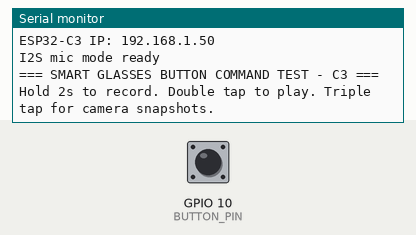
The sketch below on a simulated ESP32-C3. Parts: the last lines printed to the serial monitor. The test bench sets the inputs (shaded band); at power-on: GPIO 10 (BUTTON_PIN) HIGH. WiFi joins after 1.5 s; servers stay silent unless stated; I2S audio is not simulated (input reads silence); uploads are accepted with an empty reply.

Above: at 3.7 s.
3.8 s: GPIO 10 (BUTTON_PIN) pulled LOW for 0.15 s
At 4.9 s:
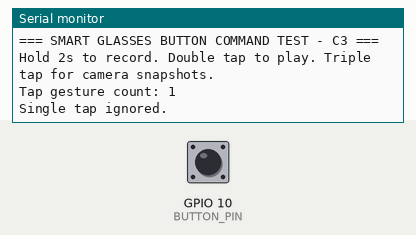
5.9 s: GPIO 10 (BUTTON_PIN) pulled LOW for 3.2 s
At 10.4 s:
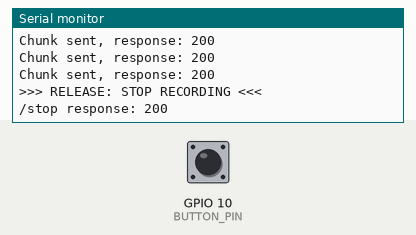
10.6 s: GPIO 10 (BUTTON_PIN) pulsed LOW 2 times (0.12 s each, 0.3 s apart)
At 13.4 s:
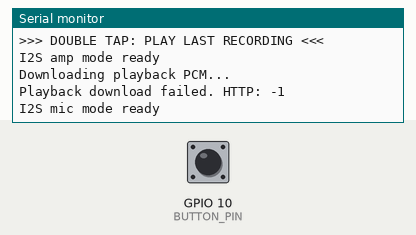

Measured:
- after the input at 3.8 s, the serial monitor: prints a new line after 0.64 s (image 1)
- after the input at 5.9 s, the serial monitor: prints a new line after 2.0 s (image 2)
- after the input at 10.6 s, the serial monitor: prints a new line after 0.91 s (image 3)

The sketch:

C3ButtonCommandNode.ino
```cpp
#include <WiFi.h>
#include <HTTPClient.h>
#include <driver/i2s.h>
#include <math.h>

// ============================================================
// Smart Glasses Isolated Button Command Test - ESP32-C3
//
// Gestures:
//   Hold 2s and keep holding -> beep, start mic streaming to backend
//   Release after recording  -> backend saves WAV
//   Double press             -> play last recording through MAX98357A
//   Triple press             -> ask backend/camera to take 2 snapshots
// ============================================================

// ===================== WIFI =====================
const char* ssid = "CES";
const char* password = "CES@2470";
const char* serverBaseUrl = "http://192.168.18.6:5000";

// ===================== PINS =====================
#define BUTTON_PIN 10

#define MIC_I2S_BCLK 4
#define MIC_I2S_WS   5
#define MIC_I2S_SD   6

#define AMP_I2S_BCLK 4
#define AMP_I2S_WS   5
#define AMP_I2S_DIN  7

// ===================== AUDIO =====================
#define I2S_PORT I2S_NUM_0
#define SAMPLE_RATE 16000
#define MIC_BUFFER_LEN 1024
#define PLAY_BUFFER_SAMPLES 512

int32_t micRawBuffer[MIC_BUFFER_LEN];
int16_t micPcmBuffer[MIC_BUFFER_LEN];
int16_t playMonoBuffer[PLAY_BUFFER_SAMPLES];
int16_t playStereoBuffer[PLAY_BUFFER_SAMPLES * 2];

enum I2SMode {
  I2S_MODE_NONE,
  I2S_MODE_MIC,
  I2S_MODE_AMP
};

I2SMode currentI2SMode = I2S_MODE_NONE;

// ===================== BUTTON STATE =====================
const unsigned long longPressMs = 2000;
const unsigned long multiTapWindowMs = 450;
const unsigned long debounceMs = 35;

bool lastRawButton = false;
bool stableButton = false;
bool previousStableButton = false;
unsigned long lastDebounceTime = 0;
unsigned long pressStartTime = 0;
unsigned long lastReleaseTime = 0;
int tapCount = 0;
bool recording = false;
bool longPressTriggered = false;

// ===================== SETUP =====================
void setup() {
  Serial.begin(115200);
  delay(1000);

  pinMode(BUTTON_PIN, INPUT_PULLUP);

  connectWiFi();
  setupI2SMic();

  Serial.println();
  Serial.println("=== SMART GLASSES BUTTON COMMAND TEST - C3 ===");
  Serial.println("Hold 2s to record. Double tap to play. Triple tap for camera snapshots.");
}

// ===================== LOOP =====================
void loop() {
  updateButtonState();

  if (recording) {
    streamAudioChunk();
  }

  if (!stableButton && tapCount > 0 && millis() - lastReleaseTime > multiTapWindowMs) {
    handleTapGesture(tapCount);
    tapCount = 0;
  }
}

// ===================== BUTTON HANDLING =====================
void updateButtonState() {
  bool rawButton = digitalRead(BUTTON_PIN) == LOW;

  if (rawButton != lastRawButton) {
    lastDebounceTime = millis();
    lastRawButton = rawButton;
  }

  if (millis() - lastDebounceTime < debounceMs) {
    return;
  }

  previousStableButton = stableButton;
  stableButton = rawButton;

  if (stableButton && !previousStableButton) {
    pressStartTime = millis();
    longPressTriggered = false;
  }

  if (stableButton && !longPressTriggered && millis() - pressStartTime >= longPressMs) {
    longPressTriggered = true;
    tapCount = 0;
    startRecording();
  }

  if (!stableButton && previousStableButton) {
    if (recording) {
      stopRecording();
    } else if (!longPressTriggered) {
      tapCount++;
      lastReleaseTime = millis();
    }
  }
}

void handleTapGesture(int count) {
  Serial.print("Tap gesture count: ");
  Serial.println(count);

  if (count == 2) {
    requestPlayback();
    return;
  }

  if (count == 3) {
    requestCameraSnapshots();
    return;
  }

  Serial.println("Single tap ignored.");
}

// ===================== GESTURE ACTIONS =====================
void startRecording() {
  Serial.println("\n>>> LONG PRESS: START RECORDING <<<");
  playStartTone();
  setupI2SMic();

  if (sendCommand("/start")) {
    recording = true;
    Serial.println("Streaming mic to backend...");
  } else {
    Serial.println("Could not start backend recording.");
  }
}

void stopRecording() {
  recording = false;
  Serial.println(">>> RELEASE: STOP RECORDING <<<");
  sendCommand("/stop");
  setupI2SMic();
}

void requestPlayback() {
  Serial.println("\n>>> DOUBLE TAP: PLAY LAST RECORDING <<<");

  if (waitForEndpointOk("/prepare_playback", 10000)) {
    playBackendPcm("/last_recording_pcm");
  } else {
    Serial.println("Backend has no playback ready.");
  }

  setupI2SMic();
}

void requestCameraSnapshots() {
  Serial.println("\n>>> TRIPLE TAP: TAKE 2 CAMERA SNAPSHOTS <<<");
  bool ok = sendCommand("/snapshot2");
  Serial.println(ok ? "Snapshot command sent." : "Snapshot command failed.");
}

// ===================== WIFI =====================
void connectWiFi() {
  WiFi.begin(ssid, password);
  Serial.print("Connecting to WiFi");

  while (WiFi.status() != WL_CONNECTED) {
    delay(500);
    Serial.print(".");
  }

  Serial.println("\nConnected!");
  Serial.print("ESP32-C3 IP: ");
  Serial.println(WiFi.localIP());
}

bool ensureWiFi() {
  if (WiFi.status() == WL_CONNECTED) {
    return true;
  }

  Serial.println("WiFi disconnected. Reconnecting...");
  WiFi.disconnect();
  WiFi.begin(ssid, password);

  unsigned long start = millis();
  while (WiFi.status() != WL_CONNECTED && millis() - start < 10000) {
    delay(250);
    Serial.print(".");
  }
  Serial.println();

  return WiFi.status() == WL_CONNECTED;
}

// ===================== I2S MODE SWITCHING =====================
void stopI2S() {
  if (currentI2SMode != I2S_MODE_NONE) {
    i2s_stop(I2S_PORT);
    i2s_driver_uninstall(I2S_PORT);
    currentI2SMode = I2S_MODE_NONE;
    delay(20);
  }
}

void setupI2SMic() {
  if (currentI2SMode == I2S_MODE_MIC) {
    return;
  }

  stopI2S();

  i2s_config_t config = {
    .mode = (i2s_mode_t)(I2S_MODE_MASTER | I2S_MODE_RX),
    .sample_rate = SAMPLE_RATE,
    .bits_per_sample = I2S_BITS_PER_SAMPLE_32BIT,
    .channel_format = I2S_CHANNEL_FMT_ONLY_LEFT,
    .communication_format = I2S_COMM_FORMAT_STAND_MSB,
    .intr_alloc_flags = 0,
    .dma_buf_count = 8,
    .dma_buf_len = 512,
    .use_apll = false,
    .tx_desc_auto_clear = false,
    .fixed_mclk = 0
  };

  i2s_pin_config_t pins = {
    .bck_io_num = MIC_I2S_BCLK,
    .ws_io_num = MIC_I2S_WS,
    .data_out_num = I2S_PIN_NO_CHANGE,
    .data_in_num = MIC_I2S_SD
  };

  esp_err_t err = i2s_driver_install(I2S_PORT, &config, 0, NULL);
  if (err != ESP_OK) {
    Serial.printf("Mic i2s_driver_install failed: %d\n", err);
    return;
  }

  err = i2s_set_pin(I2S_PORT, &pins);
  if (err != ESP_OK) {
    Serial.printf("Mic i2s_set_pin failed: %d\n", err);
    return;
  }

  i2s_zero_dma_buffer(I2S_PORT);
  currentI2SMode = I2S_MODE_MIC;
  Serial.println("I2S mic mode ready");
}

void setupI2SAmp() {
  if (currentI2SMode == I2S_MODE_AMP) {
    return;
  }

  stopI2S();

  i2s_config_t config = {
    .mode = (i2s_mode_t)(I2S_MODE_MASTER | I2S_MODE_TX),
    .sample_rate = SAMPLE_RATE,
    .bits_per_sample = I2S_BITS_PER_SAMPLE_16BIT,
    .channel_format = I2S_CHANNEL_FMT_RIGHT_LEFT,
    .communication_format = I2S_COMM_FORMAT_STAND_I2S,
    .intr_alloc_flags = 0,
    .dma_buf_count = 8,
    .dma_buf_len = 512,
    .use_apll = false,
    .tx_desc_auto_clear = true,
    .fixed_mclk = 0
  };

  i2s_pin_config_t pins = {
    .bck_io_num = AMP_I2S_BCLK,
    .ws_io_num = AMP_I2S_WS,
    .data_out_num = AMP_I2S_DIN,
    .data_in_num = I2S_PIN_NO_CHANGE
  };

  esp_err_t err = i2s_driver_install(I2S_PORT, &config, 0, NULL);
  if (err != ESP_OK) {
    Serial.printf("Amp i2s_driver_install failed: %d\n", err);
    return;
  }

  err = i2s_set_pin(I2S_PORT, &pins);
  if (err != ESP_OK) {
    Serial.printf("Amp i2s_set_pin failed: %d\n", err);
    return;
  }

  i2s_zero_dma_buffer(I2S_PORT);
  currentI2SMode = I2S_MODE_AMP;
  Serial.println("I2S amp mode ready");
}

// ===================== MIC STREAMING =====================
void streamAudioChunk() {
  setupI2SMic();

  size_t bytesRead = 0;
  esp_err_t err = i2s_read(I2S_PORT, micRawBuffer, sizeof(micRawBuffer), &bytesRead, portMAX_DELAY);

  if (err != ESP_OK || bytesRead == 0) {
    Serial.printf("i2s_read failed: %d\n", err);
    return;
  }

  int samplesRead = bytesRead / sizeof(int32_t);

  for (int i = 0; i < samplesRead; i++) {
    int32_t sample = micRawBuffer[i] >> 8;

    if (sample & 0x00800000) {
      sample |= 0xFF000000;
    }

    int16_t pcm16 = sample >> 8;

    if (pcm16 > 16384) {
      pcm16 -= 32768;
    }

    micPcmBuffer[i] = pcm16;
  }

  sendChunk((uint8_t*)micPcmBuffer, samplesRead * sizeof(int16_t));
}

// ===================== HTTP HELPERS =====================
bool sendCommand(const char* endpoint) {
  if (!ensureWiFi()) {
    return false;
  }

  HTTPClient http;
  String url = String(serverBaseUrl) + endpoint;

  http.begin(url);
  http.setTimeout(15000);
  int response = http.POST("");

  Serial.print(endpoint);
  Serial.print(" response: ");
  Serial.println(response);

  http.end();
  return response == 200;
}

bool sendChunk(uint8_t* data, int sizeBytes) {
  if (!ensureWiFi()) {
    return false;
  }

  HTTPClient http;
  String url = String(serverBaseUrl) + "/chunk";

  http.begin(url);
  http.setTimeout(10000);
  http.addHeader("Content-Type", "application/octet-stream");

  int response = http.POST(data, sizeBytes);

  Serial.print("Chunk sent, response: ");
  Serial.println(response);

  http.end();
  return response == 200;
}

bool waitForEndpointOk(const char* endpoint, unsigned long timeoutMs) {
  unsigned long start = millis();

  while (millis() - start < timeoutMs) {
    if (!ensureWiFi()) {
      delay(500);
      continue;
    }

    HTTPClient http;
    String url = String(serverBaseUrl) + endpoint;
    http.begin(url);
    http.setTimeout(5000);
    int response = http.POST("");
    http.end();

    if (response == 200) {
      return true;
    }

    delay(500);
  }

  return false;
}

// ===================== AMP PLAYBACK =====================
void playStartTone() {
  setupI2SAmp();

  const int toneMs = 180;
  const int totalSamples = SAMPLE_RATE * toneMs / 1000;
  const float freq = 880.0;
  const float volume = 0.45;

  int generated = 0;
  while (generated < totalSamples) {
    int count = PLAY_BUFFER_SAMPLES;
    if (generated + count > totalSamples) {
      count = totalSamples - generated;
    }

    for (int i = 0; i < count; i++) {
      float t = (float)(generated + i) / SAMPLE_RATE;
      int16_t sample = (int16_t)(sin(2.0 * PI * freq * t) * 32767.0 * volume);
      playStereoBuffer[i * 2] = sample;
      playStereoBuffer[(i * 2) + 1] = sample;
    }

    size_t bytesWritten = 0;
    i2s_write(I2S_PORT, playStereoBuffer, count * 2 * sizeof(int16_t), &bytesWritten, portMAX_DELAY);
    generated += count;
  }

  writeSilence(80);
}

void playBackendPcm(const char* endpoint) {
  if (!ensureWiFi()) {
    return;
  }

  setupI2SAmp();

  HTTPClient http;
  String url = String(serverBaseUrl) + endpoint;

  Serial.println("Downloading playback PCM...");
  http.begin(url);
  http.setTimeout(20000);

  int httpCode = http.GET();
  if (httpCode != 200) {
    Serial.print("Playback download failed. HTTP: ");
    Serial.println(httpCode);
    http.end();
    return;
  }

  WiFiClient* stream = http.getStreamPtr();
  int totalSize = http.getSize();
  int totalRead = 0;

  Serial.print("Playback bytes: ");
  Serial.println(totalSize);

  while (http.connected() && (totalSize < 0 || totalRead < totalSize)) {
    int wanted = sizeof(playMonoBuffer);

    if (totalSize > 0 && totalRead + wanted > totalSize) {
      wanted = totalSize - totalRead;
    }

    int availableBytes = stream->available();
    if (availableBytes <= 0) {
      delay(1);
      continue;
    }

    int bytesToRead = availableBytes;
    if (bytesToRead > wanted) {
      bytesToRead = wanted;
    }

    bytesToRead -= bytesToRead % 2;
    if (bytesToRead <= 0) {
      continue;
    }

    int bytesRead = stream->readBytes((uint8_t*)playMonoBuffer, bytesToRead);
    if (bytesRead <= 0) {
      break;
    }

    int monoSamples = bytesRead / sizeof(int16_t);
    for (int i = 0; i < monoSamples; i++) {
      int16_t sample = playMonoBuffer[i];
      playStereoBuffer[i * 2] = sample;
      playStereoBuffer[(i * 2) + 1] = sample;
    }

    size_t bytesWritten = 0;
    i2s_write(I2S_PORT, playStereoBuffer, monoSamples * 2 * sizeof(int16_t), &bytesWritten, portMAX_DELAY);

    totalRead += bytesRead;
  }

  http.end();
  writeSilence(250);
  Serial.println("Playback done.");
}

void writeSilence(int ms) {
  memset(playStereoBuffer, 0, sizeof(playStereoBuffer));

  int loops = (SAMPLE_RATE * ms / 1000) / PLAY_BUFFER_SAMPLES;
  for (int i = 0; i < loops; i++) {
    size_t bytesWritten = 0;
    i2s_write(I2S_PORT, playStereoBuffer, sizeof(playStereoBuffer), &bytesWritten, portMAX_DELAY);
  }
}
```
